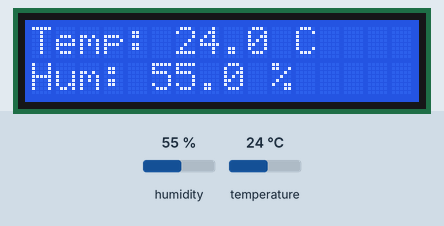
Bench run of a sketch on a simulated ESP32. Parts: 16×2 character LCD. The inputs (shaded band) are chosen by the test bench; at power-on: humidity 55 %, temperature 24 °C. WiFi joins after 1.5 s; servers stay silent unless stated; no MQTT or app messages arrive unless stated; what the sketch prints to the serial monitor is not drawn.

Above: at 2.7 s.
2.8 s: humidity set to 22 %
At 17.2 s:
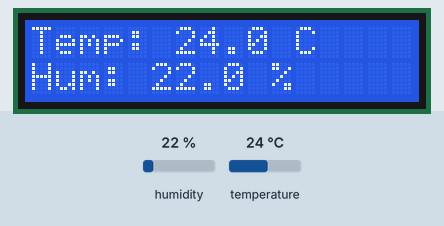
Timing chart, 0 to 18.7 s (numbered marks = the images above; inputs shaded):
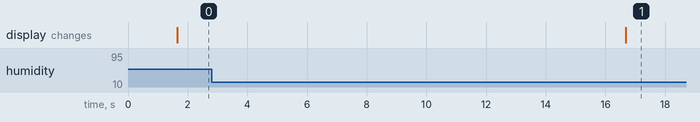

Measured:
- after the input at 2.8 s, the display: changes after 13.9 s (image 1)

The sketch:

ThingSpeak_MQTT.ino
```cpp
#include <WiFi.h>
#include <PubSubClient.h>
#include "config.h"
#include <DHT.h>
#include <Wire.h>
#include <LiquidCrystal_I2C.h>

// DHT22 setup
#define DHTPIN D1
#define DHTTYPE DHT22
DHT dht(DHTPIN, DHTTYPE);

LiquidCrystal_I2C lcd(0x27, 16, 2);

// MQTT setup
WiFiClient espClient;
PubSubClient client(espClient);

void setupWiFi() {
  Serial.print("Connecting to WiFi");
  WiFi.begin(WIFI_SSID, WIFI_PASSWORD);
  while (WiFi.status() != WL_CONNECTED) {
    delay(500);
    Serial.print(".");
  }
  Serial.println(" connected");
}

void reconnectMQTT() {
  while (!client.connected()) {
    Serial.print("Connecting to MQTT...");
    if (client.connect(MQTT_CLIENT_ID, MQTT_USERNAME, MQTT_PASSWORD)) {
      Serial.println(" connected");
    } else {
      Serial.print(" failed, rc=");
      Serial.print(client.state());
      Serial.println(" retrying in 5 seconds");
      delay(5000);
    }
  }
}

void setup() {
  Serial.begin(115200);
  dht.begin();
  lcd.init();
  lcd.backlight();
  setupWiFi();
  client.setServer(MQTT_BROKER, MQTT_PORT);
}

void loop() {
  if (!client.connected()) {
    reconnectMQTT();
  }
  client.loop();

  // Read DHT22 values
  float humidity = dht.readHumidity();
  float temperature = dht.readTemperature();

  // Check if any reads failed
  if (isnan(humidity) || isnan(temperature)) {
    Serial.println("Failed to read from DHT sensor!");
    lcd.clear();
    lcd.setCursor(0, 0);
    lcd.print("Sensor Error");
    delay(2000);
    return;
  }

  // Display on LCD
  lcd.clear();
  lcd.setCursor(0, 0);
  lcd.print("Temp: ");
  lcd.print(temperature, 1);
  lcd.print(" C");

  lcd.setCursor(0, 1);
  lcd.print("Hum: ");
  lcd.print(humidity, 1);
  lcd.print(" %");

  // Prepare MQTT payload
  String topic = "channels/" + String(CHANNEL_ID) + "/publish";
  String payload = "field1=" + String(temperature, 2) +
                   "&field2=" + String(humidity, 2);

  if (client.publish(topic.c_str(), payload.c_str())) {
    Serial.println("Published: " + payload);
  } else {
    Serial.println("Publish failed");
  }

  delay(15000); // 15 seconds delay
}
```

config.h
```cpp
#ifndef CONFIG_H
#define CONFIG_H

// WiFi credentials
#define WIFI_SSID "Prateek"
#define WIFI_PASSWORD "justdoelectronics@#12345"

// ThingSpeak MQTT credentials
#define MQTT_BROKER "mqtt3.thingspeak.com"
#define MQTT_PORT 1883
#define CHANNEL_ID "3001098"
#define MQTT_USERNAME "GBwMJRQvNTEfERULFRYKNzE"
#define MQTT_PASSWORD "ATTC/BeL6FkwjsIN82hCn13N"
//#define WRITE_API_KEY "KGB0LX5R30EJACXB"       // Channel Write API Key
#define MQTT_CLIENT_ID "GBwMJRQvNTEfERULFRYKNzE"


#endif
```
